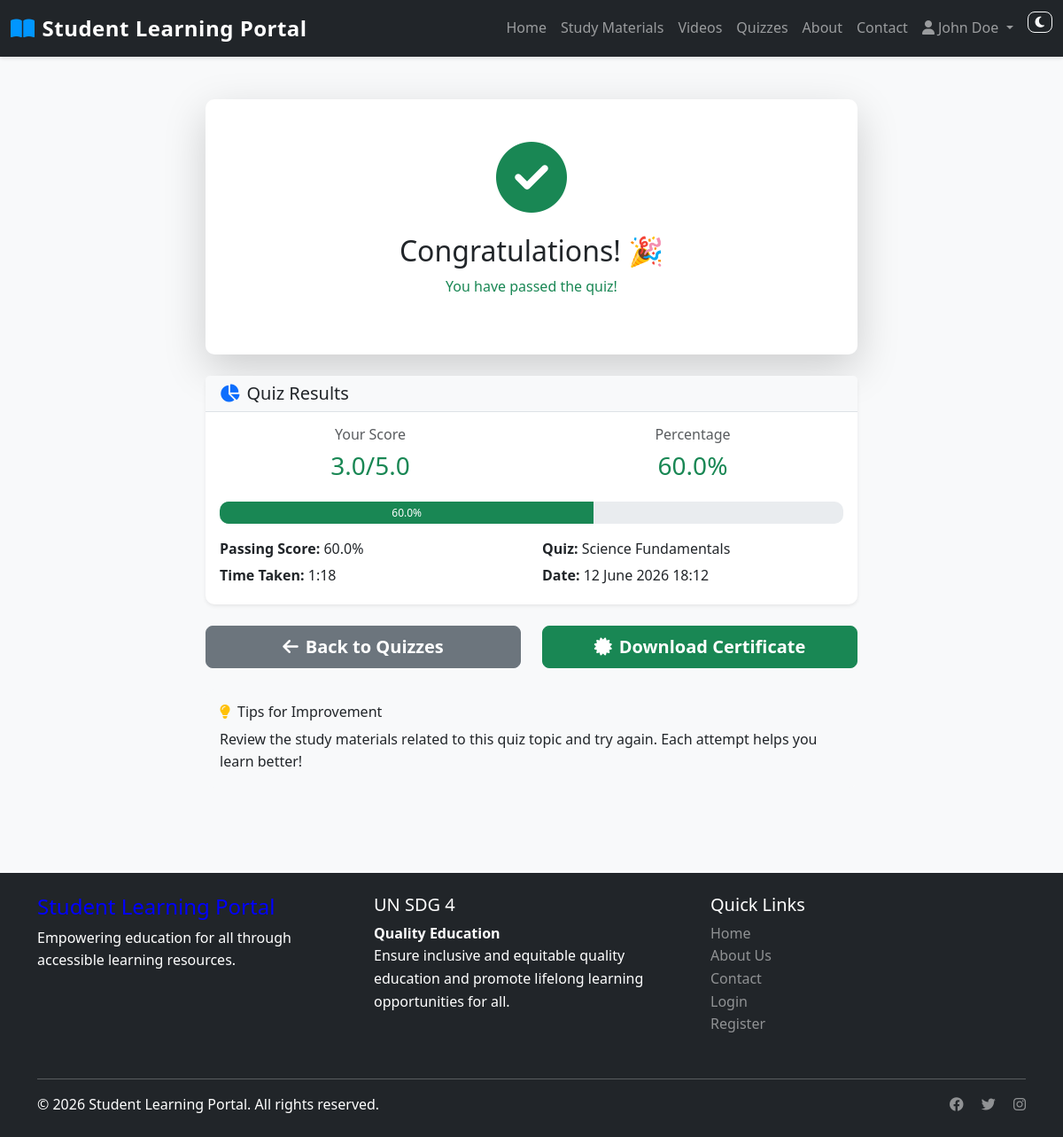
Page /quiz-result/2 (signed in) on the committed database.
### app.py (models this page shows)
class QuizResult(db.Model):
    id = db.Column(db.Integer, primary_key=True)
    user_id = db.Column(db.Integer, db.ForeignKey('user.id'), nullable=False)
    quiz_id = db.Column(db.Integer, db.ForeignKey('quiz.id'), nullable=False)
    score = db.Column(db.Float, nullable=False)
    total_marks = db.Column(db.Float, nullable=False)
    percentage = db.Column(db.Float, nullable=False)
    passed = db.Column(db.Boolean, default=False)
    completed_at = db.Column(db.DateTime, default=datetime.utcnow)
    time_taken = db.Column(db.Integer)  # in seconds
    answers = db.Column(db.Text)  # JSON format

class Quiz(db.Model):
    id = db.Column(db.Integer, primary_key=True)
    title = db.Column(db.String(200), nullable=False)
    description = db.Column(db.Text, nullable=False)
    subject = db.Column(db.String(100), nullable=False)
    total_questions = db.Column(db.Integer, default=0)
    time_limit = db.Column(db.Integer)  # in minutes
    passing_score = db.Column(db.Float, default=60.0)
    created_at = db.Column(db.DateTime, default=datetime.utcnow)
    questions = db.relationship('Question', backref='quiz', lazy=True, cascade='all, delete-orphan')
    results = db.relationship('QuizResult', backref='quiz', lazy=True, cascade='all, delete-orphan')

### app.py (the view)
@app.route('/quiz-result/<int:result_id>')
@login_required
def quiz_result(result_id):
    result = QuizResult.query.get(result_id)
    if not result or result.user_id != session.get('user_id'):
        return redirect(url_for('dashboard'))
    return render_template('quiz_result.html', result=result)

### app.py (called while the page is built)
def login_required(f):
    @wraps(f)
    def decorated_function(*args, **kwargs):
        if 'user_id' not in session:
            return redirect(url_for('login'))
        return f(*args, **kwargs)
    return decorated_function

### templates/quiz_result.html (shortened to what this page needs)
{% extends "base.html" %}
{% block content %}
<div class="container py-5">
    <div class="row justify-content-center">
        <div class="col-md-8">
            <div class="card shadow-lg border-0 mb-4">
                <div class="card-body text-center py-5">
                    {% if result.passed %}
                    <div class="result-icon mb-4">
                        <i class="fas fa-check-circle fa-5x text-success"></i>
                    </div>
                    <h2 class="card-title mb-2">Congratulations! 🎉</h2>
                    <p class="text-success font-weight-bold">You have passed the quiz!</p>
                    {% else %}
                    <div class="result-icon mb-4">
                        <i class="fas fa-times-circle fa-5x text-danger"></i>
                    </div>
                    <h2 class="card-title mb-2">Quiz Not Passed</h2>
                    <p class="text-danger">You need to score {{ result.quiz.passing_score }}% to pass this quiz.</p>
                    {% endif %}
                </div>
            </div>
            <div class="card shadow-sm border-0 mb-4">
                <div class="card-header bg-light border-bottom">
                    <h5 class="mb-0"><i class="fas fa-chart-pie me-2 text-primary"></i>Quiz Results</h5>
                </div>
                <div class="card-body">
                    <div class="row text-center">
                        <div class="col-md-6 mb-3">
                            <h6 class="text-muted">Your Score</h6>
                            <h3 class="{% if result.passed %}text-success{% else %}text-danger{% endif %}">
                                {{ result.score }}/{{ result.total_marks }}
                            </h3>
                        </div>
                        <div class="col-md-6 mb-3">
                            <h6 class="text-muted">Percentage</h6>
                            <h3 class="{% if result.passed %}text-success{% else %}text-danger{% endif %}">
                                {{ result.percentage }}%
                            </h3>
                        </div>
                    </div>
                    <div class="progress mb-3" style="height: 25px;">
                        <div class="progress-bar {% if result.passed %}bg-success{% else %}bg-danger{% endif %}"
                             role="progressbar"
                             style="width: {{ result.percentage }}%"
                             aria-valuenow="{{ result.percentage }}"
                             aria-valuemin="0"
                             aria-valuemax="100">
                            {{ result.percentage }}%
                        </div>
                    </div>
                    <div class="row">
                        <div class="col-md-6">
                            <p class="mb-1"><strong>Passing Score:</strong> {{ result.quiz.passing_score }}%</p>
                            <p class="mb-1"><strong>Time Taken:</strong>
                                {% set minutes = result.time_taken // 60 %}
                                {% set seconds = result.time_taken % 60 %}
                                {{ minutes }}:{{ '%02d'|format(seconds) }}
                            </p>
                        </div>
                        <div class="col-md-6">
                            <p class="mb-1"><strong>Quiz:</strong> {{ result.quiz.title }}</p>
                            <p class="mb-1"><strong>Date:</strong> {{ result.completed_at.strftime('%d %B %Y %H:%M') }}</p>
                        </div>
                    </div>
                </div>
            </div>
            <div class="row">
                <div class="col-md-6">
                    <a href="/quizzes" class="btn btn-secondary btn-lg w-100">
                        <i class="fas fa-arrow-left me-2"></i>Back to Quizzes
                    </a>
                </div>
                {% if result.passed %}
                <div class="col-md-6">
                    <a href="/api/generate-certificate/{{ result.id }}" class="btn btn-success btn-lg w-100">
                        <i class="fas fa-certificate me-2"></i>Download Certificate
                    </a>
                </div>
                {% else %}
                <div class="col-md-6">
                    <a href="/quiz/{{ result.quiz.id }}" class="btn btn-primary btn-lg w-100">
                        <i class="fas fa-redo me-2"></i>Retake Quiz
                    </a>
                </div>
                {% endif %}
            </div>
            <div class="card bg-light border-0 mt-4">
                <div class="card-body">
                    <h6 class="card-title"><i class="fas fa-lightbulb text-warning me-2"></i>Tips for Improvement</h6>
                    <p class="card-text mb-0">
                        Review the study materials related to this quiz topic and try again.
                        Each attempt helps you learn better!
                    </p>
                </div>
            </div>
        </div>
    </div>
</div>
{% endblock %}

### static/css/style.css (style rules this page uses)
:root { --primary-color: #0d6efd; --secondary-color: #6c757d; --success-color: #198754; --danger-color: #dc3545; --warning-color: #ffc107; --info-color: #0dcaf0; --light-color: #f8f9fa; --dark-color: #212529; }
* { margin: 0; padding: 0; box-sizing: border-box; }
body { font-family: 'Segoe UI', Tahoma, Geneva, Verdana, sans-serif; line-height: 1.6; color: #333; background-color: #f8f9fa; transition: background-color 0.3s ease; }
a { color: var(--primary-color); text-decoration: none; }
.card { border: 1px solid rgba(0, 0, 0, 0.05); border-radius: 10px; transition: all 0.3s ease; }
.card-header { background-color: #f8f9fa; border-bottom: 1px solid #dee2e6; border-radius: 9px 9px 0 0; }
.progress { background-color: #e9ecef; border-radius: 10px; }
.progress-bar { background-color: var(--primary-color); }
.btn { border-radius: 8px; font-weight: 600; transition: all 0.3s ease; }
.btn-success { background-color: var(--success-color); border-color: var(--success-color); }
.shadow-sm { box-shadow: 0 0.125rem 0.25rem rgba(0, 0, 0, 0.075); }

### rows in the picture
QuizResult: score "3.0", total_marks "5.0", percentage "60.0", completed_at "12 June 2026 18:12"
Quiz: quiz.passing_score "60.0", quiz "Science Fundamentals"

### other values in the picture
{{ session.full_name }} "John Doe"
{{ minutes }} "1"
{{ '%02d'|format(seconds) }} "18"
